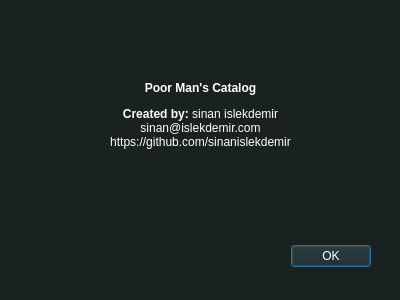
<?xml version="1.0" encoding="UTF-8"?>
<ui version="4.0">
 <class>About</class>
 <widget class="QDialog" name="About">
  <property name="geometry">
   <rect>
    <x>0</x>
    <y>0</y>
    <width>400</width>
    <height>300</height>
   </rect>
  </property>
  <property name="palette">
   <palette>
    <active>
     <colorrole role="WindowText">
      <brush brushstyle="SolidPattern">
       <color alpha="255">
        <red>255</red>
        <green>255</green>
        <blue>255</blue>
       </color>
      </brush>
     </colorrole>
     <colorrole role="Button">
      <brush brushstyle="SolidPattern">
       <color alpha="255">
        <red>26</red>
        <green>34</green>
        <blue>33</blue>
       </color>
      </brush>
     </colorrole>
     <colorrole role="Light">
      <brush brushstyle="SolidPattern">
       <color alpha="255">
        <red>40</red>
        <green>51</green>
        <blue>50</blue>
       </color>
      </brush>
     </colorrole>
     <colorrole role="Midlight">
      <brush brushstyle="SolidPattern">
       <color alpha="255">
        <red>33</red>
        <green>42</green>
        <blue>41</blue>
       </color>
      </brush>
     </colorrole>
     <colorrole role="Dark">
      <brush brushstyle="SolidPattern">
       <color alpha="255">
        <red>13</red>
        <green>17</green>
        <blue>17</blue>
       </color>
      </brush>
     </colorrole>
     <colorrole role="Mid">
      <brush brushstyle="SolidPattern">
       <color alpha="255">
        <red>18</red>
        <green>23</green>
        <blue>22</blue>
       </color>
      </brush>
     </colorrole>
     <colorrole role="Text">
      <brush brushstyle="SolidPattern">
       <color alpha="255">
        <red>255</red>
        <green>255</green>
        <blue>255</blue>
       </color>
      </brush>
     </colorrole>
     <colorrole role="BrightText">
      <brush brushstyle="SolidPattern">
       <color alpha="255">
        <red>255</red>
        <green>255</green>
        <blue>255</blue>
       </color>
      </brush>
     </colorrole>
     <colorrole role="ButtonText">
      <brush brushstyle="SolidPattern">
       <color alpha="255">
        <red>255</red>
        <green>255</green>
        <blue>255</blue>
       </color>
      </brush>
     </colorrole>
     <colorrole role="Base">
      <brush brushstyle="SolidPattern">
       <color alpha="255">
        <red>0</red>
        <green>0</green>
        <blue>0</blue>
       </color>
      </brush>
     </colorrole>
     <colorrole role="Window">
      <brush brushstyle="SolidPattern">
       <color alpha="255">
        <red>26</red>
        <green>34</green>
        <blue>33</blue>
       </color>
      </brush>
     </colorrole>
     <colorrole role="Shadow">
      <brush brushstyle="SolidPattern">
       <color alpha="255">
        <red>0</red>
        <green>0</green>
        <blue>0</blue>
       </color>
      </brush>
     </colorrole>
     <colorrole role="AlternateBase">
      <brush brushstyle="SolidPattern">
       <color alpha="255">
        <red>13</red>
        <green>17</green>
        <blue>16</blue>
       </color>
      </brush>
     </colorrole>
     <colorrole role="ToolTipBase">
      <brush brushstyle="SolidPattern">
       <color alpha="255">
        <red>255</red>
        <green>255</green>
        <blue>220</blue>
       </color>
      </brush>
     </colorrole>
     <colorrole role="ToolTipText">
      <brush brushstyle="SolidPattern">
       <color alpha="255">
        <red>0</red>
        <green>0</green>
        <blue>0</blue>
       </color>
      </brush>
     </colorrole>
     <colorrole role="PlaceholderText">
      <brush brushstyle="SolidPattern">
       <color alpha="128">
        <red>255</red>
        <green>255</green>
        <blue>255</blue>
       </color>
      </brush>
     </colorrole>
    </active>
    <inactive>
     <colorrole role="WindowText">
      <brush brushstyle="SolidPattern">
       <color alpha="255">
        <red>255</red>
        <green>255</green>
        <blue>255</blue>
       </color>
      </brush>
     </colorrole>
     <colorrole role="Button">
      <brush brushstyle="SolidPattern">
       <color alpha="255">
        <red>26</red>
        <green>34</green>
        <blue>33</blue>
       </color>
      </brush>
     </colorrole>
     <colorrole role="Light">
      <brush brushstyle="SolidPattern">
       <color alpha="255">
        <red>40</red>
        <green>51</green>
        <blue>50</blue>
       </color>
      </brush>
     </colorrole>
     <colorrole role="Midlight">
      <brush brushstyle="SolidPattern">
       <color alpha="255">
        <red>33</red>
        <green>42</green>
        <blue>41</blue>
       </color>
      </brush>
     </colorrole>
     <colorrole role="Dark">
      <brush brushstyle="SolidPattern">
       <color alpha="255">
        <red>13</red>
        <green>17</green>
        <blue>17</blue>
       </color>
      </brush>
     </colorrole>
     <colorrole role="Mid">
      <brush brushstyle="SolidPattern">
       <color alpha="255">
        <red>18</red>
        <green>23</green>
        <blue>22</blue>
       </color>
      </brush>
     </colorrole>
     <colorrole role="Text">
      <brush brushstyle="SolidPattern">
       <color alpha="255">
        <red>255</red>
        <green>255</green>
        <blue>255</blue>
       </color>
      </brush>
     </colorrole>
     <colorrole role="BrightText">
      <brush brushstyle="SolidPattern">
       <color alpha="255">
        <red>255</red>
        <green>255</green>
        <blue>255</blue>
       </color>
      </brush>
     </colorrole>
     <colorrole role="ButtonText">
      <brush brushstyle="SolidPattern">
       <color alpha="255">
        <red>255</red>
        <green>255</green>
        <blue>255</blue>
       </color>
      </brush>
     </colorrole>
     <colorrole role="Base">
      <brush brushstyle="SolidPattern">
       <color alpha="255">
        <red>0</red>
        <green>0</green>
        <blue>0</blue>
       </color>
      </brush>
     </colorrole>
     <colorrole role="Window">
      <brush brushstyle="SolidPattern">
       <color alpha="255">
        <red>26</red>
        <green>34</green>
        <blue>33</blue>
       </color>
      </brush>
     </colorrole>
     <colorrole role="Shadow">
      <brush brushstyle="SolidPattern">
       <color alpha="255">
        <red>0</red>
        <green>0</green>
        <blue>0</blue>
       </color>
      </brush>
     </colorrole>
     <colorrole role="AlternateBase">
      <brush brushstyle="SolidPattern">
       <color alpha="255">
        <red>13</red>
        <green>17</green>
        <blue>16</blue>
       </color>
      </brush>
     </colorrole>
     <colorrole role="ToolTipBase">
      <brush brushstyle="SolidPattern">
       <color alpha="255">
        <red>255</red>
        <green>255</green>
        <blue>220</blue>
       </color>
      </brush>
     </colorrole>
     <colorrole role="ToolTipText">
      <brush brushstyle="SolidPattern">
       <color alpha="255">
        <red>0</red>
        <green>0</green>
        <blue>0</blue>
       </color>
      </brush>
     </colorrole>
     <colorrole role="PlaceholderText">
      <brush brushstyle="SolidPattern">
       <color alpha="128">
        <red>255</red>
        <green>255</green>
        <blue>255</blue>
       </color>
      </brush>
     </colorrole>
    </inactive>
    <disabled>
     <colorrole role="WindowText">
      <brush brushstyle="SolidPattern">
       <color alpha="255">
        <red>13</red>
        <green>17</green>
        <blue>17</blue>
       </color>
      </brush>
     </colorrole>
     <colorrole role="Button">
      <brush brushstyle="SolidPattern">
       <color alpha="255">
        <red>26</red>
        <green>34</green>
        <blue>33</blue>
       </color>
      </brush>
     </colorrole>
     <colorrole role="Light">
      <brush brushstyle="SolidPattern">
       <color alpha="255">
        <red>40</red>
        <green>51</green>
        <blue>50</blue>
       </color>
      </brush>
     </colorrole>
     <colorrole role="Midlight">
      <brush brushstyle="SolidPattern">
       <color alpha="255">
        <red>33</red>
        <green>42</green>
        <blue>41</blue>
       </color>
      </brush>
     </colorrole>
     <colorrole role="Dark">
      <brush brushstyle="SolidPattern">
       <color alpha="255">
        <red>13</red>
        <green>17</green>
        <blue>17</blue>
       </color>
      </brush>
     </colorrole>
     <colorrole role="Mid">
      <brush brushstyle="SolidPattern">
       <color alpha="255">
        <red>18</red>
        <green>23</green>
        <blue>22</blue>
       </color>
      </brush>
     </colorrole>
     <colorrole role="Text">
      <brush brushstyle="SolidPattern">
       <color alpha="255">
        <red>13</red>
        <green>17</green>
        <blue>17</blue>
       </color>
      </brush>
     </colorrole>
     <colorrole role="BrightText">
      <brush brushstyle="SolidPattern">
       <color alpha="255">
        <red>255</red>
        <green>255</green>
        <blue>255</blue>
       </color>
      </brush>
     </colorrole>
     <colorrole role="ButtonText">
      <brush brushstyle="SolidPattern">
       <color alpha="255">
        <red>13</red>
        <green>17</green>
        <blue>17</blue>
       </color>
      </brush>
     </colorrole>
     <colorrole role="Base">
      <brush brushstyle="SolidPattern">
       <color alpha="255">
        <red>26</red>
        <green>34</green>
        <blue>33</blue>
       </color>
      </brush>
     </colorrole>
     <colorrole role="Window">
      <brush brushstyle="SolidPattern">
       <color alpha="255">
        <red>26</red>
        <green>34</green>
        <blue>33</blue>
       </color>
      </brush>
     </colorrole>
     <colorrole role="Shadow">
      <brush brushstyle="SolidPattern">
       <color alpha="255">
        <red>0</red>
        <green>0</green>
        <blue>0</blue>
       </color>
      </brush>
     </colorrole>
     <colorrole role="AlternateBase">
      <brush brushstyle="SolidPattern">
       <color alpha="255">
        <red>26</red>
        <green>34</green>
        <blue>33</blue>
       </color>
      </brush>
     </colorrole>
     <colorrole role="ToolTipBase">
      <brush brushstyle="SolidPattern">
       <color alpha="255">
        <red>255</red>
        <green>255</green>
        <blue>220</blue>
       </color>
      </brush>
     </colorrole>
     <colorrole role="ToolTipText">
      <brush brushstyle="SolidPattern">
       <color alpha="255">
        <red>0</red>
        <green>0</green>
        <blue>0</blue>
       </color>
      </brush>
     </colorrole>
     <colorrole role="PlaceholderText">
      <brush brushstyle="SolidPattern">
       <color alpha="128">
        <red>255</red>
        <green>255</green>
        <blue>255</blue>
       </color>
      </brush>
     </colorrole>
    </disabled>
   </palette>
  </property>
  <property name="windowTitle">
   <string>About Poor Man's Catalog</string>
  </property>
  <widget class="QDialogButtonBox" name="buttonBox">
   <property name="geometry">
    <rect>
     <x>30</x>
     <y>240</y>
     <width>341</width>
     <height>32</height>
    </rect>
   </property>
   <property name="orientation">
    <enum>Qt::Horizontal</enum>
   </property>
   <property name="standardButtons">
    <set>QDialogButtonBox::Ok</set>
   </property>
  </widget>
  <widget class="QLabel" name="label">
   <property name="geometry">
    <rect>
     <x>10</x>
     <y>10</y>
     <width>381</width>
     <height>211</height>
    </rect>
   </property>
   <property name="text">
    <string>&lt;html&gt;&lt;head/&gt;&lt;body&gt;&lt;p align=&quot;center&quot;&gt;&lt;span style=&quot; font-weight:600;&quot;&gt;Poor Man's Catalog&lt;/span&gt;&lt;/p&gt;&lt;p align=&quot;center&quot;&gt;&lt;span style=&quot; font-weight:600;&quot;&gt;Created by: &lt;/span&gt;sinan islekdemir&lt;br/&gt;sinan@islekdemir.com&lt;br/&gt;https://github.com/sinanislekdemir&lt;/p&gt;&lt;/body&gt;&lt;/html&gt;</string>
   </property>
  </widget>
 </widget>
 <resources/>
 <connections>
  <connection>
   <sender>buttonBox</sender>
   <signal>accepted()</signal>
   <receiver>About</receiver>
   <slot>accept()</slot>
   <hints>
    <hint type="sourcelabel">
     <x>248</x>
     <y>254</y>
    </hint>
    <hint type="destinationlabel">
     <x>157</x>
     <y>274</y>
    </hint>
   </hints>
  </connection>
  <connection>
   <sender>buttonBox</sender>
   <signal>rejected()</signal>
   <receiver>About</receiver>
   <slot>reject()</slot>
   <hints>
    <hint type="sourcelabel">
     <x>316</x>
     <y>260</y>
    </hint>
    <hint type="destinationlabel">
     <x>286</x>
     <y>274</y>
    </hint>
   </hints>
  </connection>
 </connections>
</ui>
